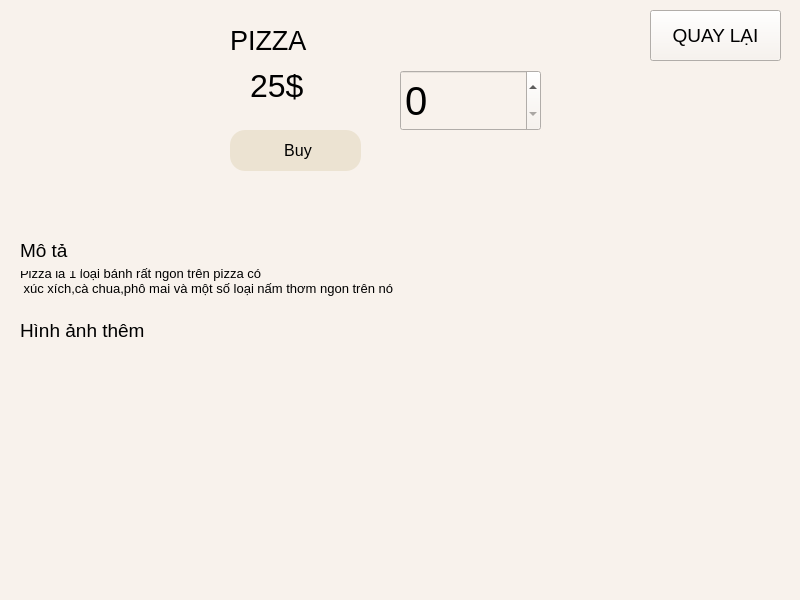
<?xml version="1.0" encoding="UTF-8"?>
<ui version="4.0">
 <class>MainWindow</class>
 <widget class="QMainWindow" name="MainWindow">
  <property name="geometry">
   <rect>
    <x>0</x>
    <y>0</y>
    <width>800</width>
    <height>600</height>
   </rect>
  </property>
  <property name="windowTitle">
   <string>Pizza Page</string>
  </property>
  <property name="styleSheet">
   <string notr="true">background-color: #F8F2EC;</string>
  </property>
  <widget class="QWidget" name="centralwidget">
   <widget class="QLabel" name="label">
    <property name="geometry">
     <rect>
      <x>20</x>
      <y>240</y>
      <width>551</width>
      <height>81</height>
     </rect>
    </property>
    <property name="font">
     <font>
      <pointsize>10</pointsize>
     </font>
    </property>
    <property name="text">
     <string>Pizza là 1 loại bánh rất ngon trên pizza có
 xúc xích,cà chua,phô mai và một số loại nấm thơm ngon trên nó</string>
    </property>
   </widget>
   <widget class="QLabel" name="label_10">
    <property name="geometry">
     <rect>
      <x>240</x>
      <y>420</y>
      <width>131</width>
      <height>101</height>
     </rect>
    </property>
    <property name="text">
     <string/>
    </property>
    <property name="pixmap">
     <pixmap>../material/pizza3.jpg</pixmap>
    </property>
    <property name="scaledContents">
     <bool>true</bool>
    </property>
   </widget>
   <widget class="QLabel" name="label_8">
    <property name="geometry">
     <rect>
      <x>20</x>
      <y>310</y>
      <width>151</width>
      <height>41</height>
     </rect>
    </property>
    <property name="font">
     <font>
      <pointsize>14</pointsize>
     </font>
    </property>
    <property name="text">
     <string>Hình ảnh thêm</string>
    </property>
   </widget>
   <widget class="QPushButton" name="bt_back">
    <property name="geometry">
     <rect>
      <x>650</x>
      <y>10</y>
      <width>131</width>
      <height>51</height>
     </rect>
    </property>
    <property name="font">
     <font>
      <pointsize>14</pointsize>
     </font>
    </property>
    <property name="text">
     <string>QUAY LẠI</string>
    </property>
   </widget>
   <widget class="QLabel" name="label_12">
    <property name="geometry">
     <rect>
      <x>630</x>
      <y>420</y>
      <width>131</width>
      <height>101</height>
     </rect>
    </property>
    <property name="text">
     <string/>
    </property>
    <property name="pixmap">
     <pixmap>../material/pizza5.jpg</pixmap>
    </property>
    <property name="scaledContents">
     <bool>true</bool>
    </property>
   </widget>
   <widget class="QLabel" name="label_7">
    <property name="geometry">
     <rect>
      <x>20</x>
      <y>230</y>
      <width>61</width>
      <height>41</height>
     </rect>
    </property>
    <property name="font">
     <font>
      <pointsize>14</pointsize>
     </font>
    </property>
    <property name="text">
     <string>Mô tả</string>
    </property>
   </widget>
   <widget class="QLabel" name="label_6">
    <property name="geometry">
     <rect>
      <x>250</x>
      <y>60</y>
      <width>71</width>
      <height>51</height>
     </rect>
    </property>
    <property name="font">
     <font>
      <pointsize>24</pointsize>
     </font>
    </property>
    <property name="text">
     <string>25$</string>
    </property>
   </widget>
   <widget class="QLabel" name="label_11">
    <property name="geometry">
     <rect>
      <x>430</x>
      <y>420</y>
      <width>131</width>
      <height>101</height>
     </rect>
    </property>
    <property name="text">
     <string/>
    </property>
    <property name="pixmap">
     <pixmap>../material/pizza4.jpg</pixmap>
    </property>
    <property name="scaledContents">
     <bool>true</bool>
    </property>
   </widget>
   <widget class="QLabel" name="label_4">
    <property name="geometry">
     <rect>
      <x>10</x>
      <y>10</y>
      <width>211</width>
      <height>171</height>
     </rect>
    </property>
    <property name="text">
     <string/>
    </property>
    <property name="pixmap">
     <pixmap>../material/pizza.jpg</pixmap>
    </property>
    <property name="scaledContents">
     <bool>true</bool>
    </property>
   </widget>
   <widget class="QPushButton" name="bt_buy">
    <property name="geometry">
     <rect>
      <x>230</x>
      <y>130</y>
      <width>131</width>
      <height>41</height>
     </rect>
    </property>
    <property name="font">
     <font>
      <family>Segoe UI</family>
      <pointsize>12</pointsize>
      <weight>50</weight>
      <italic>false</italic>
      <bold>false</bold>
     </font>
    </property>
    <property name="styleSheet">
     <string notr="true">background-color: #ECE3D2;
font: 12pt &quot;Segoe UI&quot;;
border-radius: 15px;
padding-left: 5px;</string>
    </property>
    <property name="text">
     <string>Buy</string>
    </property>
   </widget>
   <widget class="QLabel" name="label_5">
    <property name="geometry">
     <rect>
      <x>230</x>
      <y>10</y>
      <width>171</width>
      <height>61</height>
     </rect>
    </property>
    <property name="font">
     <font>
      <pointsize>20</pointsize>
     </font>
    </property>
    <property name="text">
     <string>PIZZA</string>
    </property>
   </widget>
   <widget class="QLabel" name="label_9">
    <property name="geometry">
     <rect>
      <x>50</x>
      <y>420</y>
      <width>131</width>
      <height>101</height>
     </rect>
    </property>
    <property name="text">
     <string/>
    </property>
    <property name="pixmap">
     <pixmap>../material/pizza2.webp</pixmap>
    </property>
    <property name="scaledContents">
     <bool>true</bool>
    </property>
   </widget>
   <widget class="QSpinBox" name="spinBox">
    <property name="geometry">
     <rect>
      <x>400</x>
      <y>70</y>
      <width>141</width>
      <height>61</height>
     </rect>
    </property>
    <property name="font">
     <font>
      <pointsize>30</pointsize>
     </font>
    </property>
   </widget>
  </widget>
  <widget class="QMenuBar" name="menubar">
   <property name="geometry">
    <rect>
     <x>0</x>
     <y>0</y>
     <width>800</width>
     <height>21</height>
    </rect>
   </property>
  </widget>
  <widget class="QStatusBar" name="statusbar"/>
 </widget>
 <resources/>
 <connections/>
</ui>
